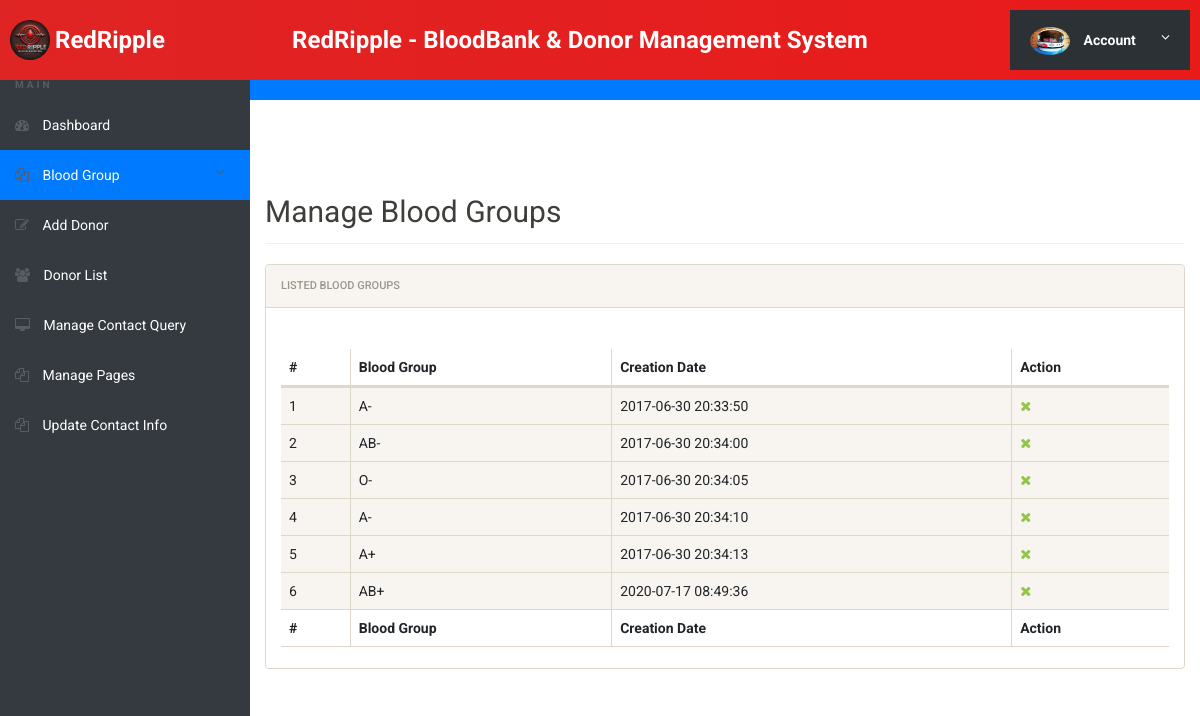
The app's page /bbdms/admin/manage-bloodgroup.php (signed in), older data.
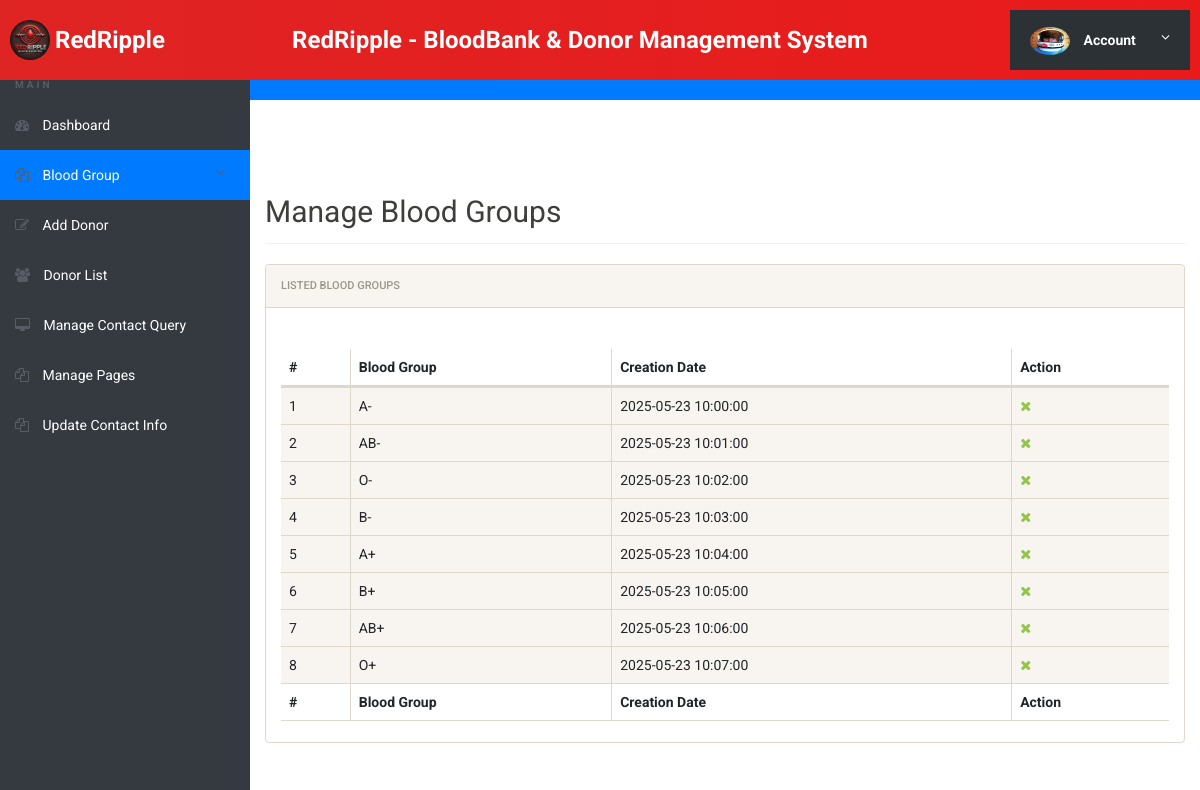
The same page, newer data.
### tables this page shows
CREATE TABLE `tblbloodgroup` (
  `id` int(11) NOT NULL,
  `BloodGroup` varchar(20) DEFAULT NULL,
  `PostingDate` timestamp NOT NULL DEFAULT current_timestamp()
);

### bbdms/admin/manage-bloodgroup.php (the view, shortened to what this page needs)
<?php
include('includes/config.php');
if(strlen($_SESSION['alogin'])==0) {
    header('location:index.php');
} else {
?>
<!doctype html>
<html lang="en" class="no-js">
<head>
    <link rel="stylesheet" href="css/font-awesome.min.css">
    <link rel="stylesheet" href="css/bootstrap.min.css">
    <link rel="stylesheet" href="css/dataTables.bootstrap.min.css">
    <link rel="stylesheet" href="css/bootstrap-social.css">
    <link rel="stylesheet" href="css/bootstrap-select.css">
    <link rel="stylesheet" href="css/fileinput.min.css">
    <link rel="stylesheet" href="css/awesome-bootstrap-checkbox.css">
    <link rel="stylesheet" href="css/style.css">
</head>
<body>
    <?php include('includes/header.php'); ?>
    <div class="ts-main-content">
        <?php include('includes/leftbar.php'); ?>
        <div class="content-wrapper">
            <div class="container-fluid">
                <div class="row">
                    <div class="col-md-12">
                        <h2 class="page-title">Manage Blood Groups</h2>
                        <div class="panel panel-default">
                            <div class="panel-heading">Listed Blood Groups</div>
                            <div class="panel-body">
                                <div class="table-responsive">
                                    <table id="zctb" class="display table table-striped table-bordered table-hover" cellspacing="0" width="100%">
                                        <thead>
                                            <tr>
                                                <th>#</th>
                                                <th>Blood Group</th>
                                                <th>Creation Date</th>
                                                <th>Action</th>
                                            </tr>
                                        </thead>
                                        <tfoot>
                                            <tr>
                                                <th>#</th>
                                                <th>Blood Group</th>
                                                <th>Creation Date</th>
                                                <th>Action</th>
                                            </tr>
                                        </tfoot>
                                        <tbody>
                                            <?php
                                            $sql = "SELECT * FROM tblbloodgroup";
                                            $query = $dbh->prepare($sql);
                                            $query->execute();
                                            $results = $query->fetchAll(PDO::FETCH_OBJ);
                                            $cnt = 1;
                                            if($query->rowCount() > 0) {
                                                foreach($results as $result) { ?>
                                                    <tr class="clickable-row" data-id="<?php echo $result->id; ?>">
                                                        <td><?php echo htmlentities($cnt); ?></td>
                                                        <td><?php echo htmlentities($result->BloodGroup); ?></td>
                                                        <td><?php echo htmlentities($result->PostingDate); ?></td>
                                                        <td>
                                                            <a href="manage-bloodgroup.php?del=<?php echo $result->id; ?>" onclick="return confirm('Do you want to delete?');" title="Delete">
                                                                <i class="fa fa-close"></i>
                                                            </a>
                                                        </td>
                                                    </tr>
                                                <?php
                                                    $cnt++;
                                                }
                                            } else {
                                                echo "<tr><td colspan='4'>No Blood Groups Found</td></tr>";
                                            } ?>
                                        </tbody>
                                    </table>
                                </div>
                            </div>
                        </div>
                    </div>
                </div>
            </div>
        </div>
    </div>
</body>
</html>
<?php } ?>

Row changes from the older to the newer data that the page shows:
changed tblbloodgroup (number 1 of 8 on the later page): PostingDate "2017-06-30 20:33:50" → "2025-05-23 10:00:00"
changed tblbloodgroup "AB-": PostingDate "2017-06-30 20:34:00" → "2025-05-23 10:01:00"
changed tblbloodgroup (number 3 of 8 on the later page): PostingDate "2017-06-30 20:34:05" → "2025-05-23 10:02:00"
changed tblbloodgroup (number 4 of 8 on the later page): BloodGroup "A-" → "B-"; PostingDate "2017-06-30 20:34:10" → "2025-05-23 10:03:00"
changed tblbloodgroup (number 5 of 8 on the later page): PostingDate "2017-06-30 20:34:13" → "2025-05-23 10:04:00"
added tblbloodgroup: BloodGroup "B+", PostingDate "2025-05-23 10:05:00"
changed tblbloodgroup "AB+": PostingDate "2020-07-17 08:49:36" → "2025-05-23 10:06:00"
added tblbloodgroup: BloodGroup "O+", PostingDate "2025-05-23 10:07:00"
